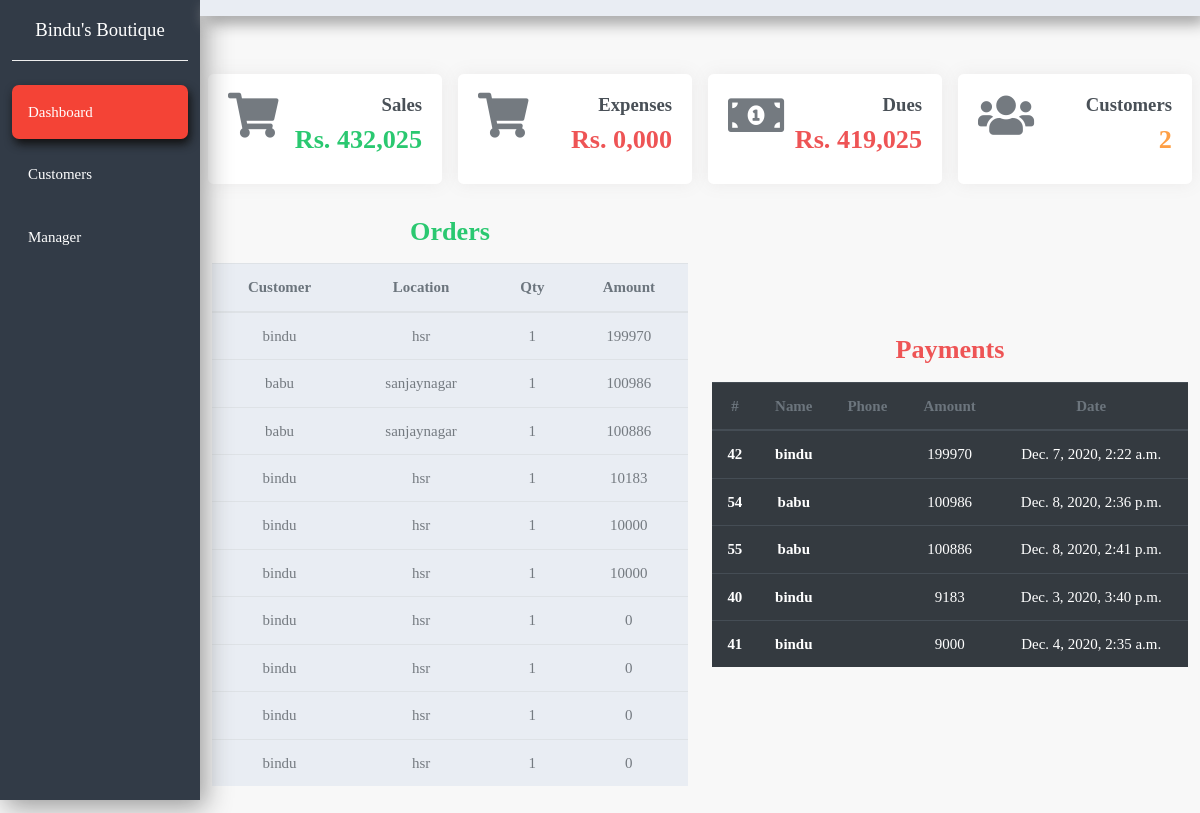
The app's page /, older data.
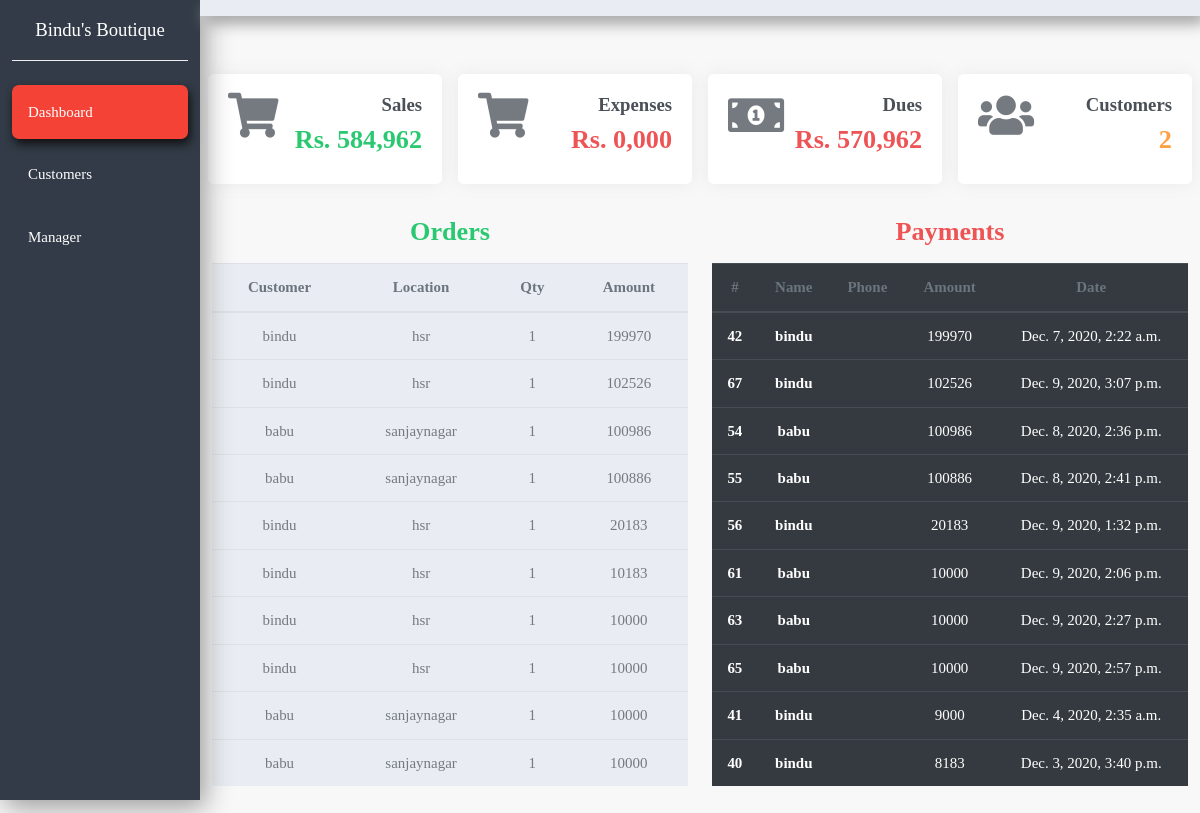
The same page, newer data.
### crm/models.py (models this page shows, shortened)
class Order(models.Model):
    customer = models.ForeignKey(Customer, null= True, on_delete= models.SET_NULL)
    category = models.CharField(max_length=1,default='S',null=True)
    gold_rate = models.DecimalField(max_digits=10,decimal_places=2,null=True,default=0.00)
    cost = models.IntegerField(null=True, blank=True,default=0)
    paid = models.IntegerField(null=True, blank=True,default=0)
    balance = models.IntegerField(null=True, blank=True,default=0)
    qty = models.IntegerField(null=True, blank=True,default=1)
    date_created = models.DateTimeField(auto_now_add=True, null=True)

class Customer(models.Model):
    name = models.CharField(max_length=200, null=True)
    phone = models.CharField(max_length=200, null=True)
    address = models.CharField(max_length=200, null=True)
    date_created = models.DateTimeField(auto_now_add=True, null=True)
    def __str__(self):
        return self.name

### crm/views.py (the view)
# urls.py: 2. Add a URL to urlpatterns:  path('', views.home, name='home')
def home(request):
    orders = Order.objects.all().order_by('-cost')[:10]
    customers = Customer.objects.all()
    sales = Order.objects.all().aggregate(Sum('cost'))['cost__sum']
    balance = Order.objects.all().aggregate(Sum('balance'))['balance__sum']
    users = Customer.objects.all().count()
    visitors = Customer.objects.all().count()
    payments = Order.objects.filter(balance__gt=0).order_by('-balance')[:10]
    context = {'orders': orders, 'customers': customers, 'sales': "{:,.0f}".format(sales) ,
        'balance': "{:,.0f}".format(balance) , 'users': users, 'visitors': visitors,'payments':payments}
    print(context)
    return render(request, 'crm/dashboard.html',context)

### crm/templates/crm/dashboard.html (shortened to what the changed rows need)
{% extends 'crm/base.html'%}
{% block content %}
  <section style="margin-top: 50px;">
    <div class="container-fluid">
      <div class="row">
        <div class="col-xl-10 col-lg-9 col-md-8 ml-auto">
          <div class="row">
            <div class="col-xl-3 col-sm-6 p-2">
              <div class="card card-common">
                <div class="card-body">
                  <div class="d-flex justify-content-between">
                    <div class="text-right text-secondary">
                      <h3><span class="text-success">Rs. {{sales}}</span></h3>
                    </div>
                  </div>
                </div>
              </div>
            </div>
            <div class="col-xl-3 col-sm-6 p-2">
              <div class="card card-common">
                <div class="card-body">
                  <div class="d-flex justify-content-between">
                    <div class="text-right text-secondary">
                      <h3><span class="text-danger">Rs. {{balance}}</span></h3>
                    </div>
                  </div>
                </div>
              </div>
            </div>
              </div>
            </div>
          </div>
        </div>
  </section>
  <section>
    <div class="container-fluid">
      <div class="row mb-5">
        <div class="col-xl-10 col-lg-9 col-md-8 ml-auto">
          <div class="row align-items-center">
            <div class="col-xl-6 col-12 mb-4 mb-xl-0">
              <table class="table table-striped bg-light text-center">
                <thead>
                  <tr class="text-muted">
                    <th>Customer</th>
                    <th>Location</th>
                    <th>Qty</th>
                    <th>Amount</th>
                  </tr>
                </thead>
                <tbody>
                  {%  for i in orders %}
                  <tr>
                    <td>{{i.customer}}</td>
                    <td>{{i.customer.address}}</td>
                    <td>{{i.qty}}</td>
                    <td>{{i.cost}}</td>
                  </tr>
                {% endfor %}
                </tbody>
              </table>
            </div>
            <div class="col-xl-6 col-12  mb-4 mb-xl-0">
              <table id="payments-datatable" class="table table-dark table-hover text-center">
                <thead>
                  <tr class="text-muted">
                    <th>#</th>
                    <th>Name</th>
                    <th>Phone</th>
                    <th>Amount</th>
                    <th>Date</th>
                  </tr>
                </thead>
                <tbody>
                  {% for p in payments %}
                  <tr>{{p.order}}
                    <th>{{p.id}}</th>
                    <th>{{p.customer}}</th>
                    <td>{{i.customer.phone}}</td>
                    <td>{{p.balance}}</td>
                    <td>{{p.date_created}}</td>
                  </tr>
                  {% endfor %}
                </tbody>
              </table>
            </div>
          </div>
        </div>
      </div>
    </div>
  </section>
{% endblock %}

Row changes from the older to the newer data that the page shows:
no longer on this page (row unchanged): Order: customer "bindu", customer.address "hsr", qty "1", cost "0", shown under "Orders"
no longer on this page (row unchanged): Order: customer "bindu", customer.address "hsr", qty "1", cost "0", shown under "Orders"
no longer on this page (row unchanged): Order: customer "bindu", customer.address "hsr", qty "1", cost "0", shown under "Orders"
no longer on this page (row unchanged): Order: customer "bindu", customer.address "hsr", qty "1", cost "0", shown under "Orders"
added Order: customer "bindu", customer.address "hsr", qty "1", cost "102526", id "67", balance "102526", date_created "Dec. 9, 2020, 3:07 p.m."
added Order: customer "bindu", customer.address "hsr", qty "1", cost "20183", id "56", balance "20183", date_created "Dec. 9, 2020, 1:32 p.m."
changed Order "Dec. 3, 2020, 3:40 p.m.": balance "9183" → "8183"
shown differently, row unchanged: Order "Dec. 4, 2020, 2:35 a.m.": moves up the list
added Order: customer "babu", customer.address "sanjaynagar", qty "1", cost "10000", id "61", balance "10000", date_created "Dec. 9, 2020, 2:06 p.m."
added Order: customer "babu", customer.address "sanjaynagar", qty "1", cost "10000", id "63", balance "10000", date_created "Dec. 9, 2020, 2:27 p.m."
added Order: id "65", customer "babu", balance "10000", date_created "Dec. 9, 2020, 2:57 p.m.", shown under "Payments"
Text that changed along with them:
{{ sales }}: "432,025" → "584,962"
{{ balance }}: "419,025" → "570,962"
